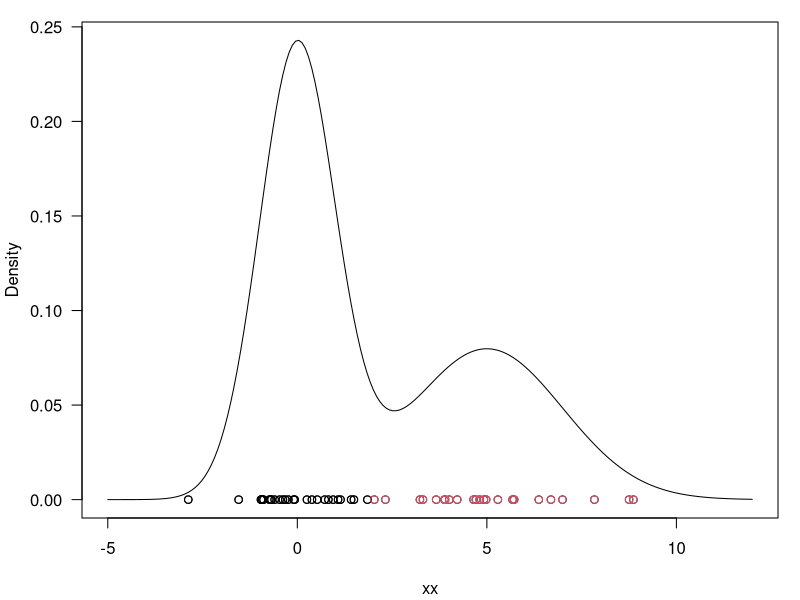
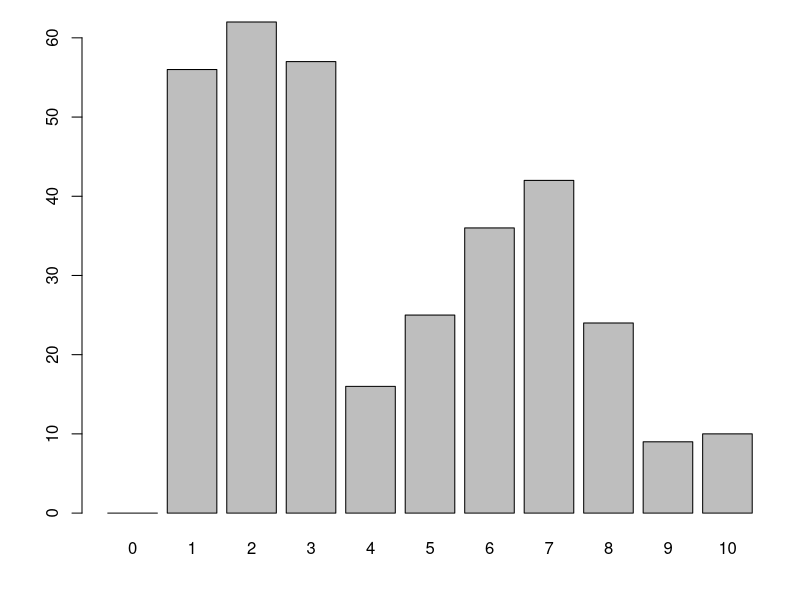

R code for these plots, in order:
# Generate n observations from a mixture of two Gaussians
n = 50
w = c(0.6, 0.4)
mu = c(0, 5)
sigma = c(1, 2)
cc = sample(1:2, n, replace=T, prob=w)
x = rnorm(n, mu[cc], sigma[cc])
# Plot G(x) (the marginal density x) along with the observations
# just sampled
xx = seq(-5, 12, length=200)
yy = w[1]*dnorm(xx, mu[1], sigma[1]) + w[2]*dnorm(xx, mu[2], sigma[2])
par(mar=c(4, 4, 1, 1) + 0.1)
plot(xx, yy, type='l', ylab='Density', las=1)
points(x, y=rep(0, n), pch=1)
points(x, y=rep(0, n), pch=1, col=cc)

n = 200
w = c(0.7, 0.2, 0.1)
lambda =c(1, 2, 6)
cc = sample(1:3, n , replace=T, prob=w)
x = rpois(n,  lambda[cc])

x_count = tapply(x, x, FUN=sum)
barplot(x_count)

